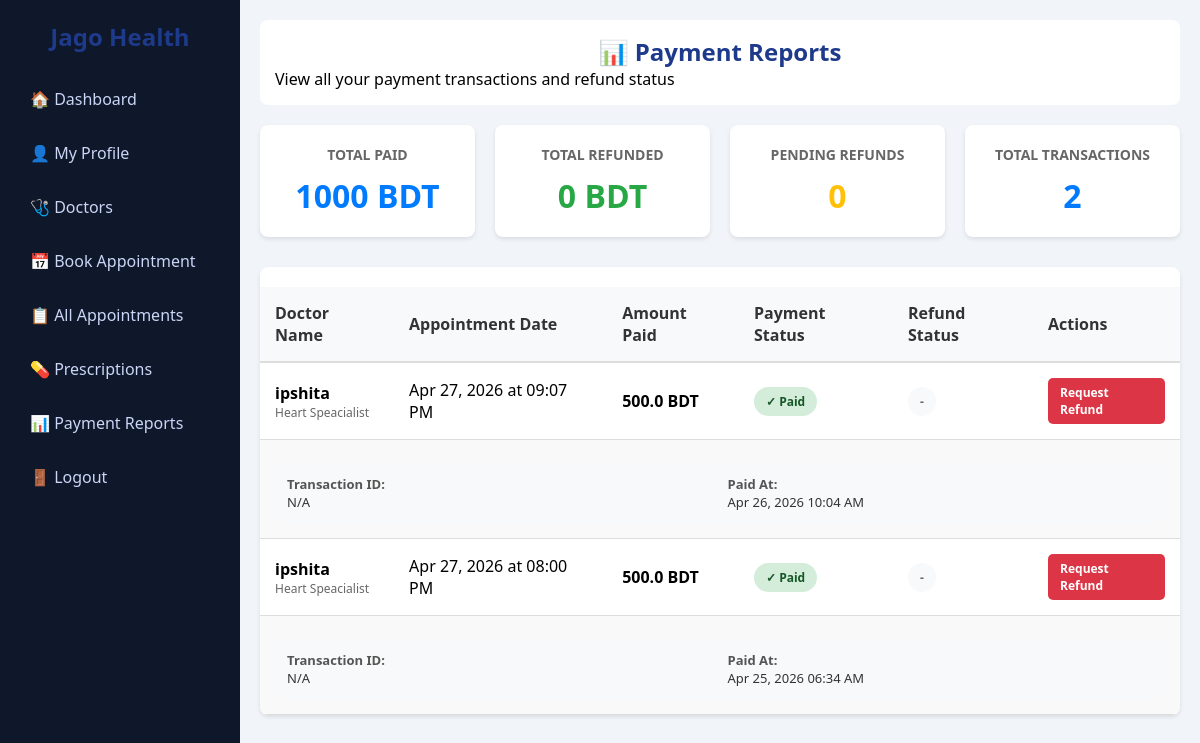
Before: /payment-reports/ (signed in) with the older database file.
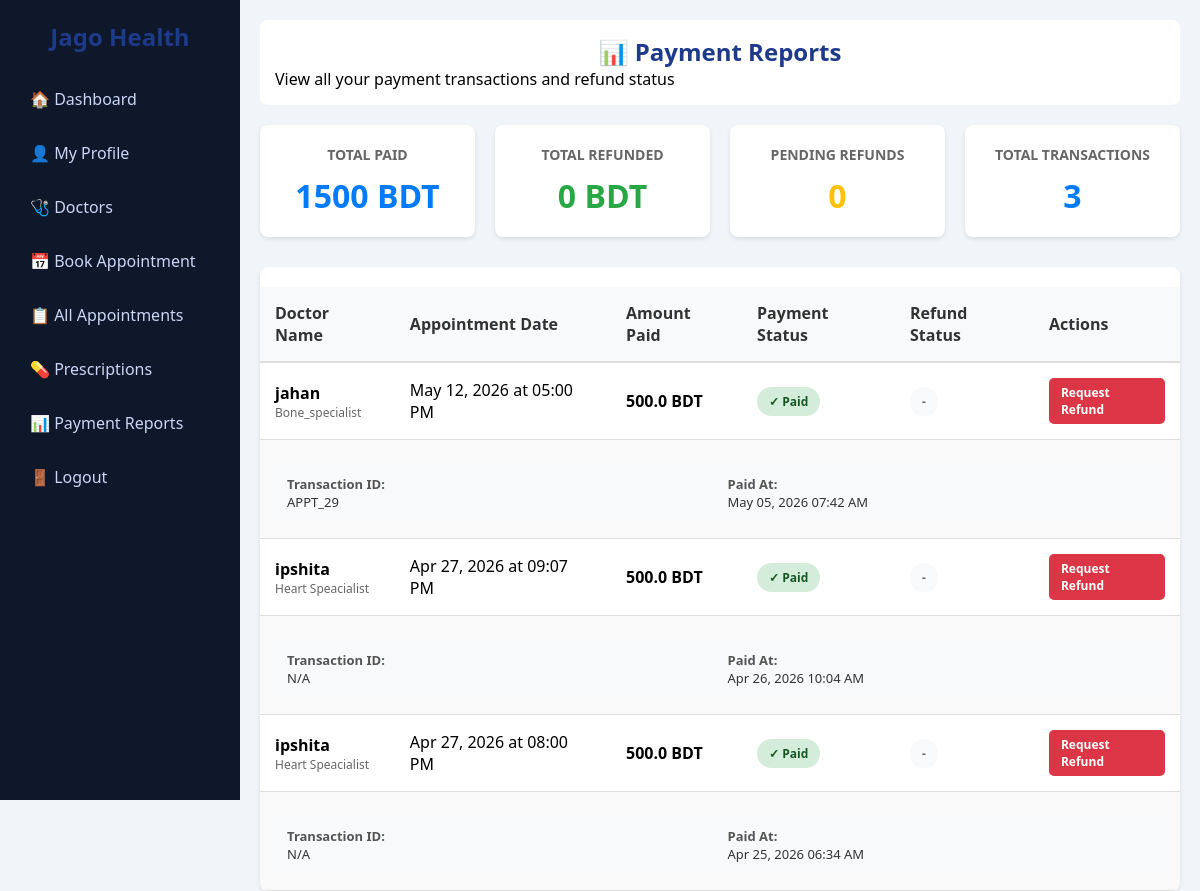
After: the same page with the newer database file.
### accounts/models.py (models this page shows, shortened)
class Payment(models.Model):
    REFUND_STATUS_CHOICES = (
        ('none', 'No Refund'),
        ('requested', 'Refund Requested'),
        ('approved', 'Refund Approved'),
        ('rejected', 'Refund Rejected'),
        ('completed', 'Refund Completed'),
    )
    appointment = models.OneToOneField(Appointment, on_delete=models.CASCADE)
    amount = models.FloatField(default=500)
    is_paid = models.BooleanField(default=False)
    transaction_id = models.CharField(max_length=100, blank=True)
    paid_at = models.DateTimeField(auto_now_add=True)
    refund_status = models.CharField(max_length=20, choices=REFUND_STATUS_CHOICES, default='none')
    refund_requested_at = models.DateTimeField(null=True, blank=True)
    refund_amount = models.FloatField(null=True, blank=True)
    refund_reason = models.TextField(blank=True)
    refund_admin_notes = models.TextField(blank=True)
    refund_processed_at = models.DateTimeField(null=True, blank=True)

class Appointment(models.Model):
    STATUS_CHOICES = (
        ('pending', 'Pending'),
        ('approved', 'Approved'),
        ('rejected', 'Rejected'),
        ('cancelled', 'Cancelled'),
    )
    CONSULTATION_CHOICES = (
        ('upcoming', 'Upcoming'),
        ('consulted', 'Consulted'),
        ('no-show', 'No Show'),
    )
    patient = models.ForeignKey(
        CustomUser,
        on_delete=models.CASCADE,
        related_name='patient_appointments',
        limit_choices_to={'role': 'patient'}
    )
    doctor = models.ForeignKey(
        CustomUser,
        on_delete=models.CASCADE,
        related_name='doctor_appointments',
        limit_choices_to={'role': 'doctor'}
    )
    date = models.DateField()
    time = models.TimeField()
    status = models.CharField(max_length=10, choices=STATUS_CHOICES, default='pending')
    consultation_status = models.CharField(max_length=20, choices=CONSULTATION_CHOICES, default='upcoming')
    created_at = models.DateTimeField(auto_now_add=True)

class CustomUser(AbstractUser):
    ROLE_CHOICES = (
        ('doctor', 'Doctor'),
        ('patient', 'Patient'),
        ('admin', 'Admin'),
    )
    role = models.CharField(max_length=10, choices=ROLE_CHOICES)
    phone = models.CharField(max_length=15)
    specialization = models.CharField(max_length=100, blank=True, null=True)
    age = models.IntegerField(blank=True, null=True)
    bio = models.TextField(blank=True)
    profile_image = models.ImageField(upload_to='profiles/', default='default.png')
    is_verified = models.BooleanField(default=False)

### accounts/views.py (the view)
# urls.py: path('payment-reports/', views.patient_payment_reports, name='patient_payment_reports'),
@login_required
def patient_payment_reports(request):
    payments = Payment.objects.filter(appointment__patient=request.user).select_related('appointment').order_by('-paid_at')
    total_paid = sum(p.amount for p in payments if p.is_paid)
    total_refunded = sum(p.refund_amount for p in payments if p.refund_status == 'approved')
    pending_refunds = payments.filter(refund_status='requested').count()
    context = {
        'payments': payments,
        'total_paid': total_paid,
        'total_refunded': total_refunded,
        'pending_refunds': pending_refunds,
    }
    return render(request, 'patient_payment_reports.html', context)

### templates/patient_payment_reports.html (shortened to what the changed rows need)
{% load static %}
<!DOCTYPE html>
<html lang="en">
<head>
    <link rel="stylesheet" href="{% static 'css/style.css' %}">
    <link rel="stylesheet" href="{% static 'css/dashboard_extra.css' %}">
</head>
<body>
<div class="dashboard">
    <div class="sidebar">
        <h2>Jago Health</h2>
    </div>
    <div class="main">
        <div class="topbar">
            <h2>📊 Payment Reports</h2>
        </div>
        <div class="stats-grid">
            <div class="stat-card">
                <h4>Total Paid</h4>
                <div class="value">{{ total_paid|floatformat:0 }} BDT</div>
            </div>
            <div class="stat-card">
                <h4>Total Transactions</h4>
                <div class="value">{{ payments|length }}</div>
            </div>
        </div>
        {% if payments %}
            <div class="table-container">
                <table>
                    <thead>
                        <tr>
                            <th>Doctor Name</th>
                            <th>Appointment Date</th>
                            <th>Amount Paid</th>
                            <th>Payment Status</th>
                            <th>Refund Status</th>
                            <th>Actions</th>
                        </tr>
                    </thead>
                    <tbody>
                        {% for payment in payments %}
                            <tr>
                                <td>
                                    <strong>{{ payment.appointment.doctor.get_full_name|default:payment.appointment.doctor.username }}</strong>
                                    <div style="font-size: 12px; color: #666;">{{ payment.appointment.doctor.specialization|default:"N/A" }}</div>
                                </td>
                                <td>{{ payment.appointment.date|date:"M d, Y" }} at {{ payment.appointment.time|time:"h:i A" }}</td>
                                <td><strong>{{ payment.amount }} BDT</strong></td>
                                <td>
                                    {% if payment.is_paid %}
                                        <span class="status-badge status-paid">✓ Paid</span>
                                    {% else %}
                                        <span class="status-badge" style="background: #f8f9fa; color: #666;">⏳ Pending</span>
                                    {% endif %}
                                </td>
                                <td>
                                    {% if payment.refund_status == 'none' %}
                                        <span class="status-badge" style="background: #f8f9fa; color: #666;">-</span>
                                    {% elif payment.refund_status == 'requested' %}
                                        <span class="status-badge status-refund-requested">🕐 Requested</span>
                                    {% elif payment.refund_status == 'approved' %}
                                        <span class="status-badge status-refund-approved">✓ Approved</span>
                                    {% elif payment.refund_status == 'rejected' %}
                                        <span class="status-badge status-refund-rejected">✕ Rejected</span>
                                    {% elif payment.refund_status == 'completed' %}
                                        <span class="status-badge status-refund-completed">✓ Completed</span>
                                    {% endif %}
                                </td>
                                <td>
                                    {% if payment.refund_status == 'none' %}
                                        <a href="{% url 'request_refund' payment.appointment.id %}" class="action-btn refund-btn">Request Refund</a>
                                    {% else %}
                                        <span style="color: #999; font-size: 12px;">No action</span>
                                    {% endif %}
                                </td>
                            </tr>
                            <tr style="background: #f9f9f9;">
                                <td colspan="6">
                                    <div class="details-row">
                                        <div class="detail-item">
                                            <span class="label">Transaction ID:</span>
                                            <span class="value">{{ payment.transaction_id|default:"N/A" }}</span>
                                        </div>
                                        <div class="detail-item">
                                            <span class="label">Paid At:</span>
                                            <span class="value">{{ payment.paid_at|date:"M d, Y h:i A" }}</span>
                                        </div>
                                    </div>
                                </td>
                            </tr>
                        {% endfor %}
                    </tbody>
                </table>
            </div>
        {% else %}
            <div class="empty-state">
                <div class="empty-state-icon">📊</div>
                <h3>No Payment Records</h3>
                <p>You haven't made any payments yet. Book an appointment and complete payment to see reports.</p>
            </div>
        {% endif %}
    </div>
</div>
</body>
</html>

Changed rows visible on the page:
added Payment: appointment.doctor.get_full_name "jahan", appointment.doctor.specialization "Bone_specialist", appointment "May 12, 2026", appointment.time "05:00 PM", amount "500.0", is_paid "✓ Paid", refund_status "Request Refund", transaction_id "APPT_29", paid_at "May 05, 2026 07:42 AM"
Other visible differences:
{{ total_paid|floatformat:0 }}: "1000" → "1500"
{{ payments|length }}: "2" → "3"
